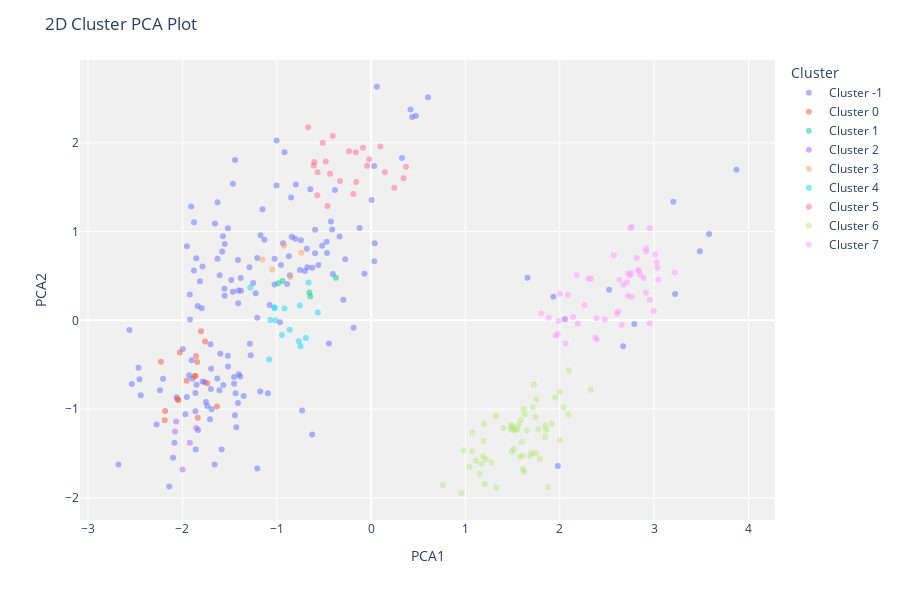

The notebook cell this image was saved under:
### Code cell
plot_model(dbscan, plot='cluster')

### Figure 1 — Plotly figure (JSON) as saved in the notebook; plotly's stock layout.template omitted (floating-point values rounded to 4 significant figures; data arrays with more than 128 entries replaced by an {"elided": "..."} marker saying what was removed)
{"data": [{"customdata": {"elided": "157x1 str values"}, "hovertemplate": "Cluster=Cluster -1<br>PCA1=%{x}<br>PCA2=%{y}<br>Feature=%{customdata[0]}<extra></extra>", "legendgroup": "Cluster -1", "marker": {"color": "#636efa", "opacity": 0.5, "symbol": "circle"}, "mode": "markers", "name": "Cluster -1", "orientation": "v", "showlegend": true, "textposition": "top center", "type": "scatter", "x": {"elided": "157 float values"}, "xaxis": "x", "y": {"elided": "157 float values"}, "yaxis": "y"}, {"customdata": [["Adelie"], ["Adelie"], ["Adelie"], ["Adelie"], ["Adelie"], ["Adelie"], ["Adelie"], ["Adelie"], ["Adelie"], ["Adelie"], ["Adelie"], ["Adelie"], ["Adelie"], ["Adelie"], ["Adelie"], ["Adelie"]], "hovertemplate": "Cluster=Cluster 0<br>PCA1=%{x}<br>PCA2=%{y}<br>Feature=%{customdata[0]}<extra></extra>", "legendgroup": "Cluster 0", "marker": {"color": "#EF553B", "opacity": 0.5, "symbol": "circle"}, "mode": "markers", "name": "Cluster 0", "orientation": "v", "showlegend": true, "textposition": "top center", "type": "scatter", "x": [-1.843, -1.633, -2.187, -2.183, -1.869, -2.053, -1.955, -1.736, -2.227, -1.861, -1.856, -1.803, -1.759, -2.042, -1.837, -2.027], "xaxis": "x", "y": [-0.4681, -0.9712, -1.125, -1.022, -0.6278, -0.8899, -0.6803, -0.7082, -0.4658, -0.6277, -0.4004, -0.1225, -0.238, -0.8978, -1.098, -0.3634], "yaxis": "y"}, {"customdata": [["Adelie"], ["Adelie"], ["Adelie"], ["Adelie"], ["Adelie"]], "hovertemplate": "Cluster=Cluster 1<br>PCA1=%{x}<br>PCA2=%{y}<br>Feature=%{customdata[0]}<extra></extra>", "legendgroup": "Cluster 1", "marker": {"color": "#00cc96", "opacity": 0.5, "symbol": "circle"}, "mode": "markers", "name": "Cluster 1", "orientation": "v", "showlegend": true, "textposition": "top center", "type": "scatter", "x": [-0.6545, -0.3733, -0.9379, -0.6438, -0.9834], "xaxis": "x", "y": [0.3127, 0.4806, 0.4428, 0.2675, 0.4183], "yaxis": "y"}, {"customdata": [["Adelie"], ["Adelie"], ["Adelie"], ["Adelie"], ["Adelie"]], "hovertemplate": "Cluster=Cluster 2<br>PCA1=%{x}<br>PCA2=%{y}<br>Feature=%{customdata[0]}<extra></extra>", "legendgroup": "Cluster 2", "marker": {"color": "#ab63fa", "opacity": 0.5, "symbol": "circle"}, "mode": "markers", "name": "Cluster 2", "orientation": "v", "showlegend": true, "textposition": "top center", "type": "scatter", "x": [-2.066, -1.998, -1.921, -1.852, -2.077], "xaxis": "x", "y": [-1.138, -1.679, -1.379, -1.213, -1.253], "yaxis": "y"}, {"customdata": [["Adelie"], ["Adelie"], ["Adelie"], ["Adelie"], ["Adelie"]], "hovertemplate": "Cluster=Cluster 3<br>PCA1=%{x}<br>PCA2=%{y}<br>Feature=%{customdata[0]}<extra></extra>", "legendgroup": "Cluster 3", "marker": {"color": "#FFA15A", "opacity": 0.5, "symbol": "circle"}, "mode": "markers", "name": "Cluster 3", "orientation": "v", "showlegend": true, "textposition": "top center", "type": "scatter", "x": [-1.151, -0.7395, -1.047, -0.8562, -0.9235], "xaxis": "x", "y": [0.6863, 0.7607, 0.5713, 0.4886, 0.84], "yaxis": "y"}, {"customdata": [["Chinstrap"], ["Chinstrap"], ["Chinstrap"], ["Chinstrap"], ["Chinstrap"], ["Chinstrap"], ["Adelie"], ["Chinstrap"], ["Adelie"], ["Chinstrap"], ["Chinstrap"], ["Chinstrap"], ["Chinstrap"], ["Chinstrap"], ["Chinstrap"]], "hovertemplate": "Cluster=Cluster 4<br>PCA1=%{x}<br>PCA2=%{y}<br>Feature=%{customdata[0]}<extra></extra>", "legendgroup": "Cluster 4", "marker": {"color": "#19d3f3", "opacity": 0.5, "symbol": "circle"}, "mode": "markers", "name": "Cluster 4", "orientation": "v", "showlegend": true, "textposition": "top center", "type": "scatter", "x": [-0.6913, -1.08, -0.8627, -0.7473, -0.9445, -0.7676, -0.565, -1.068, -1.024, -0.6618, -1.013, -1.281, -0.9179, -1.023, -0.7557], "xaxis": "x", "y": [-0.1977, -0.4408, -0.105, -0.2917, -0.1658, -0.2351, 0.08822, 0.002596, 0.1467, 0.4274, 0.001233, 0.3691, 0.1341, 0.1354, 0.1676], "yaxis": "y"}, {"customdata": [["Chinstrap"], ["Chinstrap"], ["Chinstrap"], ["Chinstrap"], ["Chinstrap"], ["Chinstrap"], ["Chinstrap"], ["Chinstrap"], ["Chinstrap"], ["Chinstrap"], ["Adelie"], ["Chinstrap"], ["Adelie"], ["Chinstrap"], ["Chinstrap"], ["Chinstrap"], ["Chinstrap"], ["Adelie"], ["Chinstrap"], ["Chinstrap"], ["Chinstrap"], ["Chinstrap"], ["Chinstrap"]], "hovertemplate": "Cluster=Cluster 5<br>PCA1=%{x}<br>PCA2=%{y}<br>Feature=%{customdata[0]}<extra></extra>", "legendgroup": "Cluster 5", "marker": {"color": "#FF6692", "opacity": 0.5, "symbol": "circle"}, "mode": "markers", "name": "Cluster 5", "orientation": "v", "showlegend": true, "textposition": "top center", "type": "scatter", "x": [-0.3301, -0.6671, 0.3441, -0.5115, 0.2469, -0.6009, -0.02014, -0.1875, 0.3705, -0.1613, -0.4062, -0.4623, -0.6081, -0.5675, 0.09908, -0.04175, -0.08557, -0.4805, -0.2334, 0.1462, -0.1571, -0.4352, -0.57], "xaxis": "x", "y": [1.569, 2.175, 1.599, 2.0, 1.494, 1.783, 1.813, 1.422, 1.729, 1.892, 2.077, 1.289, 1.745, 1.668, 1.958, 1.741, 1.945, 1.789, 1.905, 1.667, 1.557, 1.652, 1.41], "yaxis": "y"}, {"customdata": [["Gentoo"], ["Gentoo"], ["Gentoo"], ["Gentoo"], ["Gentoo"], ["Gentoo"], ["Gentoo"], ["Gentoo"], ["Gentoo"], ["Gentoo"], ["Gentoo"], ["Gentoo"], ["Gentoo"], ["Gentoo"], ["Gentoo"], ["Gentoo"], ["Gentoo"], [null], ["Gentoo"], ["Gentoo"], ["Gentoo"], ["Gentoo"], ["Gentoo"], ["Gentoo"], ["Gentoo"], ["Gentoo"], ["Gentoo"], ["Gentoo"], ["Gentoo"], ["Gentoo"], ["Chinstrap"], ["Chinstrap"], ["Gentoo"], ["Gentoo"], ["Chinstrap"], ["Gentoo"], ["Gentoo"], ["Gentoo"], ["Gentoo"], ["Gentoo"], ["Gentoo"], ["Gentoo"], ["Gentoo"], ["Gentoo"], ["Gentoo"], ["Gentoo"], ["Gentoo"], ["Gentoo"], ["Gentoo"], ["Gentoo"], ["Gentoo"], ["Gentoo"], ["Gentoo"], ["Gentoo"], ["Gentoo"], ["Gentoo"], ["Gentoo"]], "hovertemplate": "Cluster=Cluster 6<br>PCA1=%{x}<br>PCA2=%{y}<br>Feature=%{customdata[0]}<extra></extra>", "legendgroup": "Cluster 6", "marker": {"color": "#B6E880", "opacity": 0.5, "symbol": "circle"}, "mode": "markers", "name": "Cluster 6", "orientation": "v", "showlegend": true, "textposition": "top center", "type": "scatter", "x": [1.915, 1.192, 2.001, 1.65, 1.322, 1.187, 1.787, 1.277, 1.739, 1.042, 1.111, 0.979, 1.63, 1.715, 1.751, 1.855, 1.512, 1.617, 2.09, 2.039, 1.752, 1.519, 1.706, 1.549, 1.845, 1.496, 1.95, 1.727, 1.214, 1.149, 1.61, 1.565, 1.845, 2.003, 1.577, 1.485, 1.207, 1.328, 1.598, 1.687, 1.074, 1.2, 0.9583, 0.7601, 2.099, 1.487, 1.587, 1.622, 2.327, 1.49, 1.513, 1.071, 1.775, 1.168, 1.608, 1.875, 1.401], "xaxis": "x", "y": [-1.164, -1.359, -0.8072, -1.241, -1.076, -1.53, -1.561, -1.599, -1.088, -1.649, -1.583, -1.467, -1.058, -0.9759, -1.497, -1.234, -1.211, -0.9975, -1.061, -0.9802, -0.8886, -1.237, -1.493, -1.228, -1.315, -1.479, -0.8708, -0.7224, -1.561, -1.729, -1.676, -1.174, -1.185, -1.35, -1.536, -1.204, -1.843, -1.882, -1.371, -1.524, -1.266, -1.166, -1.947, -1.858, -0.5637, -1.178, -1.121, -1.705, -0.7817, -1.228, -1.45, -1.474, -1.225, -1.612, -1.524, -1.878, -1.211], "yaxis": "y"}, {"customdata": [["Gentoo"], ["Gentoo"], ["Gentoo"], ["Gentoo"], ["Gentoo"], ["Gentoo"], ["Gentoo"], ["Gentoo"], ["Gentoo"], ["Gentoo"], ["Gentoo"], ["Gentoo"], [null], ["Gentoo"], ["Gentoo"], ["Gentoo"], ["Gentoo"], ["Gentoo"], ["Gentoo"], ["Gentoo"], ["Gentoo"], ["Gentoo"], ["Gentoo"], ["Gentoo"], ["Gentoo"], ["Gentoo"], ["Gentoo"], ["Chinstrap"], ["Chinstrap"], ["Chinstrap"], ["Gentoo"], ["Gentoo"], ["Gentoo"], ["Gentoo"], ["Gentoo"], ["Gentoo"], ["Gentoo"], ["Gentoo"], ["Gentoo"], ["Gentoo"], ["Gentoo"], ["Gentoo"], ["Gentoo"], ["Gentoo"], ["Gentoo"], ["Gentoo"], ["Gentoo"], ["Gentoo"], ["Gentoo"], ["Gentoo"]], "hovertemplate": "Cluster=Cluster 7<br>PCA1=%{x}<br>PCA2=%{y}<br>Feature=%{customdata[0]}<extra></extra>", "legendgroup": "Cluster 7", "marker": {"color": "#FF97FF", "opacity": 0.5, "symbol": "circle"}, "mode": "markers", "name": "Cluster 7", "orientation": "v", "showlegend": true, "textposition": "top center", "type": "scatter", "x": [2.755, 2.817, 2.762, 2.573, 2.836, 2.954, 2.086, 2.142, 2.711, 2.996, 2.89, 3.217, 3.01, 2.0, 1.885, 2.631, 2.723, 2.478, 1.957, 1.803, 2.954, 2.606, 2.391, 2.672, 2.33, 1.987, 2.191, 2.392, 2.763, 3.027, 2.657, 2.748, 2.303, 2.725, 2.832, 2.916, 3.044, 2.262, 2.055, 2.955, 2.855, 3.035, 2.377, 2.913, 2.062, 1.979, 2.619, 2.744, 2.914, 2.18], "xaxis": "x", "y": [0.5322, 0.703, 1.052, 0.7338, 0.5634, 1.036, 0.2875, 0.03735, 0.4293, 0.1053, 0.4776, 0.5395, 0.7412, 0.2995, 0.0292, 0.4562, 0.2757, 0.01048, -0.172, 0.0763, -0.03173, 0.07772, 0.02213, 0.401, 0.4676, -0.00683, -0.03611, -0.2153, 0.2619, 0.6553, -0.05206, 1.043, 0.4717, 0.5233, 0.5592, 0.7741, 0.4587, 0.1708, 0.01542, 0.231, 0.5146, 0.5961, -0.1944, 0.312, -0.262, -0.1558, 0.1023, 0.5041, 0.8115, 0.5107], "yaxis": "y"}], "layout": {"height": 600, "legend": {"title": {"text": "Cluster"}, "tracegroupgap": 0}, "margin": {"t": 60}, "plot_bgcolor": "rgb(240,240,240)", "title": {"text": "2D Cluster PCA Plot"}, "xaxis": {"anchor": "y", "domain": [0, 1], "title": {"text": "PCA1"}}, "yaxis": {"anchor": "x", "domain": [0, 1], "title": {"text": "PCA2"}}}}
